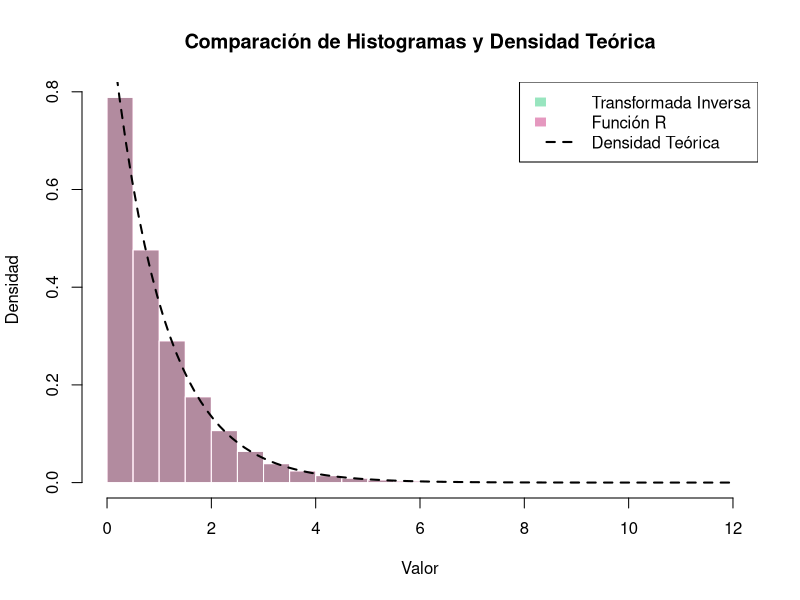

Reproduce this figure in R.
################################################################################
# Demografía - Licenciatura en Estadística                                     #
# Daniel Ciganda / Facundo Morini                                              # 
# Laboratorio: Simulación de tiempos a distintos eventos demográficos          # 
# 21 de Octubre de 2025                                                        #   
################################################################################

# El muestreo por transformada inversa es una técnica potente para generar
# números aleatorios a partir de una distribución de probabilidad deseada
# utilizando su función de distribución acumulada (CDF). 
# Los pasos para implementar este método son los siguientes:

# 1. Calcular la CDF F(x) de la distribución deseada.
# 2. Generar una muestra aleatoria U de la distribución uniforme U(0,1).
# 3. Encontrar X tal que F(X) = U, es decir, encontrar la CDF inversa F^-1(U).

# PDF de la distribución exponencial :
# lambda * exp(-lambda * x)

# CDF de la distribución exponencial:
# 1 - exp(-lambda * x)

# Inversa de la CDF de la distribución exponencial:
# -log(1 - u) / lambda

# Ejercicio: Crear una función para generar valores aleatorios de la
# distribución exponencial

generate_exponential <- function(n, lambda) {

}

# Testear la función:
lambda <- 1
n <- 10^6
samples <- 

# Comparar con la función de r
true_samples <- rexp(n, rate=lambda)

# Graficar
# Crear histogramas
hist(samples, breaks = 50, freq = FALSE, xlim = c(0, 12),
     main = "Comparación de Histogramas y Densidad Teórica",
     xlab = "Valor", ylab = "Densidad", col = rgb(0.2, 0.8, 0.5, 0.5),
     border = "white")
hist(true_samples, breaks = 50, freq = FALSE, xlim = c(0, 12),
     add = TRUE, col = rgb(0.8, 0.2, 0.5, 0.5), border = "white")

# Superponer la densidad teórica
curve(dexp(x, rate = lambda), from = 0, to = 12, add = TRUE,
      col = "black", lwd = 2, lty = 2)

legend("topright", legend = c("Transformada Inversa", "Función R",
                              "Densidad Teórica"),
       fill = c(rgb(0.2, 0.8, 0.5, 0.5), rgb(0.8, 0.2, 0.5, 0.5), NA),
       border = "white", lty = c(NA, NA, 2), lwd = c(NA, NA, 2),
       col = c(NA, NA, "black"))